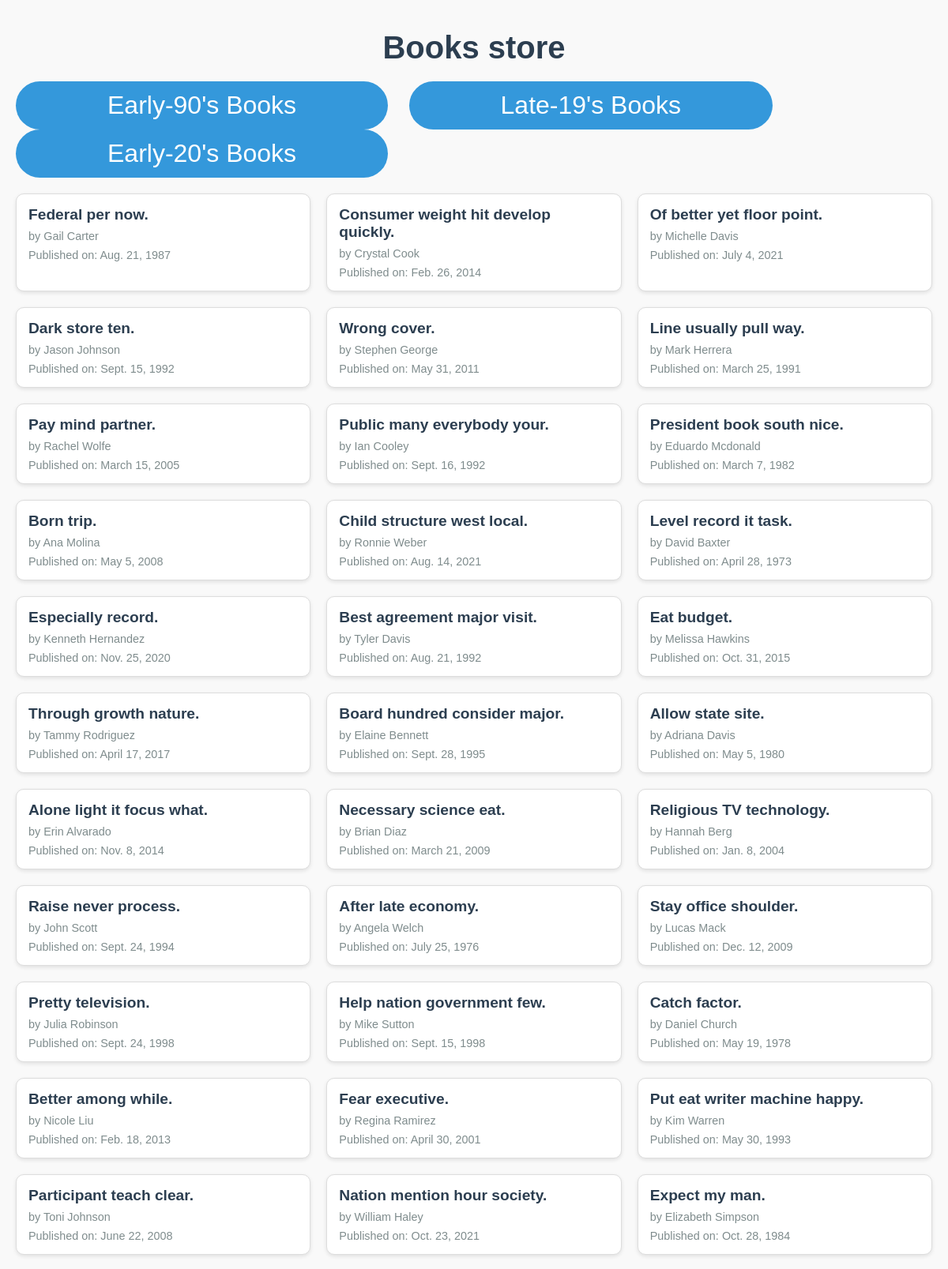
/book_list.html/ (upper part), run on the app's committed database.
### myapp/models.py (models this page shows, shortened)
class Book(models.Model):
    title = models.CharField(max_length=100)
    author = models.CharField(max_length=50)
    published_date = models.DateField()

### myapp/views.py (the view)
# urls.py: path('book_list.html/', views.book_list),
def book_list(request):
    books = Book.objects.all()  # Fetch all books
    return render(request, 'book_list.html', {'books': books})

### myapp/templates/book_list.html (shortened to what this page needs)
<!DOCTYPE html>
<html lang="en">
<head>
    {% load static %}
    <link rel="stylesheet" href="{% static 'css/style.css' %}">
</head>
<body>
    <h1>Books store</h1>
    <a href="/early_19s.html/"><button>Early-90's Books</button></a>
    <a href="/late_19s.html/"><button id="second">Late-19's Books</button></a>
    <a href="/early_20s.html/"><button>Early-20's Books</button></a>
    <ul>
        {% for book in books %}
            <li>
                <strong>{{ book.title }}</strong>
                <span class="author">by {{ book.author }}</span>
                <span class="published_date">Published on: {{ book.published_date }}</span>
            </li>
        {% endfor %}
    </ul>
</body>
</html>

### myapp/static/css/style.css (style rules this page uses)
* { margin: 0; padding: 0; box-sizing: border-box; }
body { font-family: 'Arial', sans-serif; background-color: #f9f9f9; color: #a49696; padding: 20px; }
h1 { text-align: center; font-size: 2.5rem; color: #2c3e50; margin-bottom: 20px; }
button { background-color: #3498db; color: white; border: none; padding: 12px 116px; border-radius: 45px; font-size: 2rem; cursor: pointer; transition: background-color 0.3s ease; }
#second { margin-left: 22px; }
a button { text-decoration: none; }
ul { display: grid; grid-template-columns: repeat(auto-fit, minmax(300px, 1fr)); gap: 20px; list-style: none; padding: 0; margin-top: 20px; }
li { background-color: #fff; border: 1px solid #ddd; border-radius: 10px; padding: 15px; box-shadow: 0 2px 5px rgba(0, 0, 0, 0.1); transition: transform 0.3s ease, box-shadow 0.3s ease; }
li strong { font-size: 1.2rem; color: #2c3e50; }
li .author, li .published_date { display: block; margin-top: 8px; color: #7f8c8d; font-size: 0.9rem; }

### data on the page
Book: title "Federal per now.", author "Gail Carter", published_date "Aug. 21, 1987"
Book: title "Consumer weight hit develop quickly.", author "Crystal Cook", published_date "Feb. 26, 2014"
Book: title "Of better yet floor point.", author "Michelle Davis", published_date "July 4, 2021"
Book: title "Dark store ten.", author "Jason Johnson", published_date "Sept. 15, 1992"
Book: title "Wrong cover.", author "Stephen George", published_date "May 31, 2011"
Book: title "Line usually pull way.", author "Mark Herrera", published_date "March 25, 1991"
Book: title "Pay mind partner.", author "Rachel Wolfe", published_date "March 15, 2005"
Book: title "Public many everybody your.", author "Ian Cooley", published_date "Sept. 16, 1992"
Book: title "President book south nice.", author "Eduardo Mcdonald", published_date "March 7, 1982"
Book: title "Born trip.", author "Ana Molina", published_date "May 5, 2008"
Book: title "Child structure west local.", author "Ronnie Weber", published_date "Aug. 14, 2021"
Book: title "Level record it task.", author "David Baxter", published_date "April 28, 1973"
Book: title "Especially record.", author "Kenneth Hernandez", published_date "Nov. 25, 2020"
Book: title "Best agreement major visit.", author "Tyler Davis", published_date "Aug. 21, 1992"
Book: title "Eat budget.", author "Melissa Hawkins", published_date "Oct. 31, 2015"
Book: title "Through growth nature.", author "Tammy Rodriguez", published_date "April 17, 2017"
Book: title "Board hundred consider major.", author "Elaine Bennett", published_date "Sept. 28, 1995"
Book: title "Allow state site.", author "Adriana Davis", published_date "May 5, 1980"
Book: title "Alone light it focus what.", author "Erin Alvarado", published_date "Nov. 8, 2014"
Book: title "Necessary science eat.", author "Brian Diaz", published_date "March 21, 2009"
Book: title "Religious TV technology.", author "Hannah Berg", published_date "Jan. 8, 2004"
Book: title "Raise never process.", author "John Scott", published_date "Sept. 24, 1994"
Book: title "After late economy.", author "Angela Welch", published_date "July 25, 1976"
Book: title "Stay office shoulder.", author "Lucas Mack", published_date "Dec. 12, 2009"
Book: title "Pretty television.", author "Julia Robinson", published_date "Sept. 24, 1998"
Book: title "Help nation government few.", author "Mike Sutton", published_date "Sept. 15, 1998"
Book: title "Catch factor.", author "Daniel Church", published_date "May 19, 1978"
Book: title "Better among while.", author "Nicole Liu", published_date "Feb. 18, 2013"
Book: title "Fear executive.", author "Regina Ramirez", published_date "April 30, 2001"
Book: title "Put eat writer machine happy.", author "Kim Warren", published_date "May 30, 1993"
Book: title "Participant teach clear.", author "Toni Johnson", published_date "June 22, 2008"
Book: title "Nation mention hour society.", author "William Haley", published_date "Oct. 23, 2021"
Book: title "Expect my man.", author "Elizabeth Simpson", published_date "Oct. 28, 1984"
